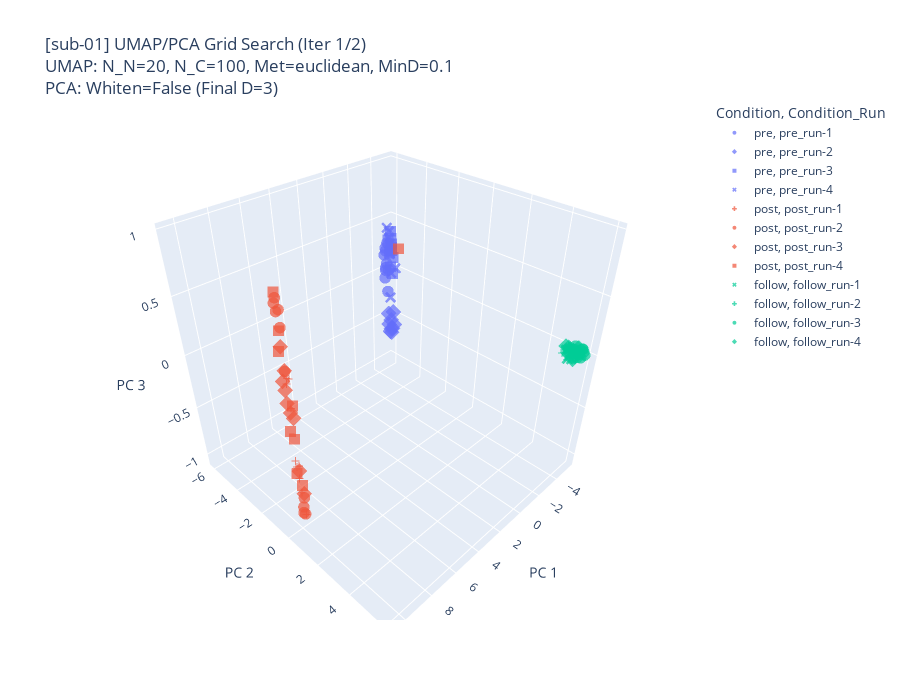
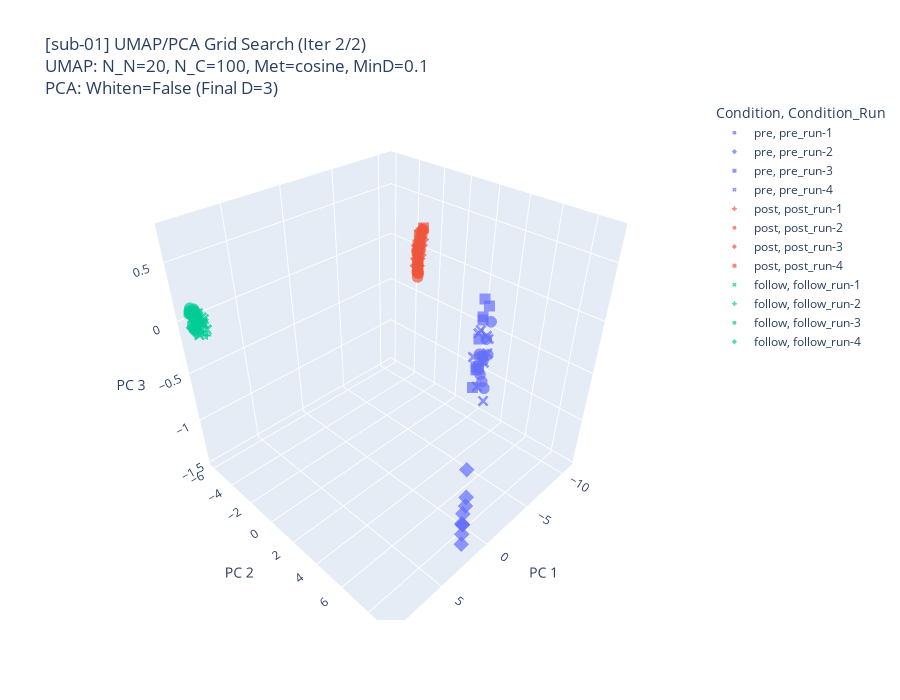

The code cell stored with these charts, in order, in its notebook:
### Code cell
run_hyperparameter_search(
    TARGET_SUBJECT_ID, PSD_DATA_DIR, CONDITIONS, umap_param_grid, pca_param_grid
)

### Figure 1 — Plotly figure (JSON) as saved in the notebook; plotly's stock layout.template omitted (floating-point values rounded to 4 significant figures)
{"data": [{"customdata": [["pre", "run-1"], ["pre", "run-1"], ["pre", "run-1"], ["pre", "run-1"], ["pre", "run-1"], ["pre", "run-1"], ["pre", "run-1"], ["pre", "run-1"], ["pre", "run-1"], ["pre", "run-1"]], "hovertemplate": "Condition=%{customdata[0]}<br>Condition_Run=pre_run-1<br>PC 1=%{x}<br>PC 2=%{y}<br>PC 3=%{z}<br>Run=%{customdata[1]}<extra></extra>", "legendgroup": "pre, pre_run-1", "marker": {"color": "#636efa", "opacity": 0.7, "size": 4, "symbol": "circle"}, "mode": "markers", "name": "pre, pre_run-1", "scene": "scene", "showlegend": true, "type": "scatter3d", "x": [-4.611, -4.627, -4.565, -4.698, -4.655, -4.579, -4.688, -4.698, -4.66, -4.573], "y": [-5.896, -5.911, -5.698, -5.868, -5.932, -5.928, -5.884, -6.003, -6.045, -5.646], "z": [0.2049, 0.009034, -0.1947, 0.2809, 0.03301, -0.06737, 0.07593, 0.2225, 0.1534, 0.0302]}, {"customdata": [["pre", "run-2"], ["pre", "run-2"], ["pre", "run-2"], ["pre", "run-2"], ["pre", "run-2"], ["pre", "run-2"], ["pre", "run-2"], ["pre", "run-2"], ["pre", "run-2"]], "hovertemplate": "Condition=%{customdata[0]}<br>Condition_Run=pre_run-2<br>PC 1=%{x}<br>PC 2=%{y}<br>PC 3=%{z}<br>Run=%{customdata[1]}<extra></extra>", "legendgroup": "pre, pre_run-2", "marker": {"color": "#636efa", "opacity": 0.7, "size": 4, "symbol": "diamond"}, "mode": "markers", "name": "pre, pre_run-2", "scene": "scene", "showlegend": true, "type": "scatter3d", "x": [-4.494, -4.408, -4.412, -4.444, -4.391, -4.468, -4.425, -4.476, -4.457], "y": [-5.376, -5.331, -5.492, -5.299, -5.061, -5.196, -5.201, -5.571, -5.419], "z": [-0.5741, -0.4685, -0.5284, -0.6083, -0.4995, -0.373, -0.5539, -0.4184, -0.6065]}, {"customdata": [["pre", "run-3"], ["pre", "run-3"], ["pre", "run-3"], ["pre", "run-3"], ["pre", "run-3"], ["pre", "run-3"], ["pre", "run-3"], ["pre", "run-3"], ["pre", "run-3"], ["pre", "run-3"]], "hovertemplate": "Condition=%{customdata[0]}<br>Condition_Run=pre_run-3<br>PC 1=%{x}<br>PC 2=%{y}<br>PC 3=%{z}<br>Run=%{customdata[1]}<extra></extra>", "legendgroup": "pre, pre_run-3", "marker": {"color": "#636efa", "opacity": 0.7, "size": 4, "symbol": "square"}, "mode": "markers", "name": "pre, pre_run-3", "scene": "scene", "showlegend": true, "type": "scatter3d", "x": [-4.442, -4.494, -4.52, -4.583, -4.512, -4.605, -4.651, -4.558, -4.591, -4.68], "y": [-5.391, -5.268, -5.658, -5.378, -5.373, -5.606, -5.51, -5.483, -5.457, -5.561], "z": [0.08485, 0.1819, 0.3251, 0.01276, 0.2702, 0.2002, 0.2923, 0.4169, 0.2355, 0.3395]}, {"customdata": [["pre", "run-4"], ["pre", "run-4"], ["pre", "run-4"], ["pre", "run-4"], ["pre", "run-4"], ["pre", "run-4"], ["pre", "run-4"], ["pre", "run-4"], ["pre", "run-4"]], "hovertemplate": "Condition=%{customdata[0]}<br>Condition_Run=pre_run-4<br>PC 1=%{x}<br>PC 2=%{y}<br>PC 3=%{z}<br>Run=%{customdata[1]}<extra></extra>", "legendgroup": "pre, pre_run-4", "marker": {"color": "#636efa", "opacity": 0.7, "size": 4, "symbol": "x"}, "mode": "markers", "name": "pre, pre_run-4", "scene": "scene", "showlegend": true, "type": "scatter3d", "x": [-4.446, -4.45, -4.393, -4.52, -4.602, -4.535, -4.483, -4.649, -4.675], "y": [-5.449, -5.406, -5.431, -5.417, -5.634, -5.529, -5.063, -5.675, -5.852], "z": [0.2303, -0.2322, 0.211, 0.01616, 0.3482, 0.2984, 0.08723, 0.4016, 0.4246]}, {"customdata": [["post", "run-1"], ["post", "run-1"], ["post", "run-1"], ["post", "run-1"], ["post", "run-1"], ["post", "run-1"], ["post", "run-1"], ["post", "run-1"], ["post", "run-1"], ["post", "run-1"]], "hovertemplate": "Condition=%{customdata[0]}<br>Condition_Run=post_run-1<br>PC 1=%{x}<br>PC 2=%{y}<br>PC 3=%{z}<br>Run=%{customdata[1]}<extra></extra>", "legendgroup": "post, post_run-1", "marker": {"color": "#EF553B", "opacity": 0.7, "size": 4, "symbol": "cross"}, "mode": "markers", "name": "post, post_run-1", "scene": "scene", "showlegend": true, "type": "scatter3d", "x": [9.994, 9.453, 10.32, 9.87, 10.18, 10.21, 10.27, 9.747, 9.958, 9.839], "y": [0.04244, -0.2302, 0.4906, 0.08892, 0.4495, 0.409, 0.375, -0.05022, 0.05279, -0.01581], "z": [-0.4139, -1.058, 0.3589, -0.4688, 0.343, 0.1074, 0.304, -0.7673, -0.4744, -0.6074]}, {"customdata": [["post", "run-2"], ["post", "run-2"], ["post", "run-2"], ["post", "run-2"], ["post", "run-2"], ["post", "run-2"], ["post", "run-2"], ["post", "run-2"], ["post", "run-2"], ["post", "run-2"]], "hovertemplate": "Condition=%{customdata[0]}<br>Condition_Run=post_run-2<br>PC 1=%{x}<br>PC 2=%{y}<br>PC 3=%{z}<br>Run=%{customdata[1]}<extra></extra>", "legendgroup": "post, post_run-2", "marker": {"color": "#EF553B", "opacity": 0.7, "size": 4, "symbol": "circle"}, "mode": "markers", "name": "post, post_run-2", "scene": "scene", "showlegend": true, "type": "scatter3d", "x": [9.769, 10.27, 10.39, 9.743, 10.53, 10.36, 9.619, 9.605, 10.5, 10.49], "y": [0.09862, 0.3487, 0.522, -0.09135, 0.5623, 0.5074, -0.1166, -0.2077, 0.5007, 0.426], "z": [-0.8, 0.3981, 0.7332, -0.9878, 0.9396, 0.8501, -1.019, -0.9557, 0.8445, 0.8934]}, {"customdata": [["post", "run-3"], ["post", "run-3"], ["post", "run-3"], ["post", "run-3"], ["post", "run-3"], ["post", "run-3"], ["post", "run-3"], ["post", "run-3"], ["post", "run-3"]], "hovertemplate": "Condition=%{customdata[0]}<br>Condition_Run=post_run-3<br>PC 1=%{x}<br>PC 2=%{y}<br>PC 3=%{z}<br>Run=%{customdata[1]}<extra></extra>", "legendgroup": "post, post_run-3", "marker": {"color": "#EF553B", "opacity": 0.7, "size": 4, "symbol": "diamond"}, "mode": "markers", "name": "post, post_run-3", "scene": "scene", "showlegend": true, "type": "scatter3d", "x": [9.961, 10.32, 10.49, 10.38, 10.3, 10.15, 10.3, 10.18, 9.593], "y": [0.1825, 0.2873, 0.3861, 0.4556, 0.3008, 0.2696, 0.2781, 0.4686, -0.07274], "z": [-0.4987, 0.2501, 0.3413, 0.421, 0.577, 0.05198, 0.142, 0.02928, -0.7951]}, {"customdata": [["post", "run-4"], ["post", "run-4"], ["post", "run-4"], ["post", "run-4"], ["post", "run-4"], ["post", "run-4"], ["post", "run-4"], ["post", "run-4"], ["post", "run-4"]], "hovertemplate": "Condition=%{customdata[0]}<br>Condition_Run=post_run-4<br>PC 1=%{x}<br>PC 2=%{y}<br>PC 3=%{z}<br>Run=%{customdata[1]}<extra></extra>", "legendgroup": "post, post_run-4", "marker": {"color": "#EF553B", "opacity": 0.7, "size": 4, "symbol": "square"}, "mode": "markers", "name": "post, post_run-4", "scene": "scene", "showlegend": true, "type": "scatter3d", "x": [10.15, 10.16, 10.4, -4.435, 10.08, 10.54, 10.49, 9.944, 9.797], "y": [0.1136, 0.4654, 0.4207, -4.809, 0.2339, 0.5445, 0.3533, -0.02575, 0.1136], "z": [-0.1237, 0.1311, 0.7049, 0.294, -0.1846, 0.9758, 0.5583, -0.5513, -0.6685]}, {"customdata": [["follow", "run-1"], ["follow", "run-1"], ["follow", "run-1"], ["follow", "run-1"], ["follow", "run-1"], ["follow", "run-1"], ["follow", "run-1"], ["follow", "run-1"], ["follow", "run-1"], ["follow", "run-1"]], "hovertemplate": "Condition=%{customdata[0]}<br>Condition_Run=follow_run-1<br>PC 1=%{x}<br>PC 2=%{y}<br>PC 3=%{z}<br>Run=%{customdata[1]}<extra></extra>", "legendgroup": "follow, follow_run-1", "marker": {"color": "#00cc96", "opacity": 0.7, "size": 4, "symbol": "x"}, "mode": "markers", "name": "follow, follow_run-1", "scene": "scene", "showlegend": true, "type": "scatter3d", "x": [-5.284, -5.194, -5.105, -5.188, -5.184, -5.14, -5.11, -5.089, -5.178, -5.294], "y": [5.753, 5.438, 5.549, 5.235, 5.275, 5.566, 5.138, 5.307, 5.22, 5.423], "z": [-0.01097, -0.06834, 0.01047, -0.07997, 0.01638, -0.001895, -0.001646, -0.04362, 0.001842, 0.002401]}, {"customdata": [["follow", "run-2"], ["follow", "run-2"], ["follow", "run-2"], ["follow", "run-2"], ["follow", "run-2"], ["follow", "run-2"], ["follow", "run-2"], ["follow", "run-2"], ["follow", "run-2"], ["follow", "run-2"]], "hovertemplate": "Condition=%{customdata[0]}<br>Condition_Run=follow_run-2<br>PC 1=%{x}<br>PC 2=%{y}<br>PC 3=%{z}<br>Run=%{customdata[1]}<extra></extra>", "legendgroup": "follow, follow_run-2", "marker": {"color": "#00cc96", "opacity": 0.7, "size": 4, "symbol": "cross"}, "mode": "markers", "name": "follow, follow_run-2", "scene": "scene", "showlegend": true, "type": "scatter3d", "x": [-5.246, -5.163, -5.115, -5.152, -5.197, -5.2, -5.137, -5.104, -5.145, -5.355], "y": [5.608, 5.253, 5.224, 5.191, 5.226, 5.122, 5.015, 4.966, 5.043, 5.417], "z": [-0.05046, 0.004092, -0.04861, 0.03872, 0.03071, -0.04582, -0.01345, -0.04279, -0.02901, -0.02409]}, {"customdata": [["follow", "run-3"], ["follow", "run-3"], ["follow", "run-3"], ["follow", "run-3"], ["follow", "run-3"], ["follow", "run-3"], ["follow", "run-3"], ["follow", "run-3"], ["follow", "run-3"]], "hovertemplate": "Condition=%{customdata[0]}<br>Condition_Run=follow_run-3<br>PC 1=%{x}<br>PC 2=%{y}<br>PC 3=%{z}<br>Run=%{customdata[1]}<extra></extra>", "legendgroup": "follow, follow_run-3", "marker": {"color": "#00cc96", "opacity": 0.7, "size": 4, "symbol": "circle"}, "mode": "markers", "name": "follow, follow_run-3", "scene": "scene", "showlegend": true, "type": "scatter3d", "x": [-5.269, -5.133, -5.159, -5.219, -5.212, -5.291, -5.318, -5.199, -5.242], "y": [5.84, 5.547, 5.771, 5.836, 5.837, 5.972, 5.887, 5.5, 5.673], "z": [0.05126, 0.03098, 0.008583, -0.02259, 0.056, 0.008276, 0.02738, 0.05568, -0.03434]}, {"customdata": [["follow", "run-4"], ["follow", "run-4"], ["follow", "run-4"], ["follow", "run-4"], ["follow", "run-4"], ["follow", "run-4"], ["follow", "run-4"], ["follow", "run-4"], ["follow", "run-4"]], "hovertemplate": "Condition=%{customdata[0]}<br>Condition_Run=follow_run-4<br>PC 1=%{x}<br>PC 2=%{y}<br>PC 3=%{z}<br>Run=%{customdata[1]}<extra></extra>", "legendgroup": "follow, follow_run-4", "marker": {"color": "#00cc96", "opacity": 0.7, "size": 4, "symbol": "diamond"}, "mode": "markers", "name": "follow, follow_run-4", "scene": "scene", "showlegend": true, "type": "scatter3d", "x": [-5.105, -5.125, -5.263, -5.082, -5.185, -5.28, -5.112, -5.254, -5.181], "y": [5.487, 5.088, 5.457, 5.65, 5.667, 5.168, 5.31, 5.646, 5.466], "z": [-0.03679, 0.0283, -0.07214, 0.01473, 0.003529, 0.01366, 0.02307, 0.04844, 0.01516]}], "layout": {"height": 700, "legend": {"title": {"text": "Condition, Condition_Run"}, "tracegroupgap": 0}, "scene": {"domain": {"x": [0, 1], "y": [0, 1]}, "xaxis": {"title": {"text": "PC 1"}}, "yaxis": {"title": {"text": "PC 2"}}, "zaxis": {"title": {"text": "PC 3"}}}, "title": {"text": "[sub-01] UMAP/PCA Grid Search (Iter 1/2)<br>UMAP: N_N=20, N_C=100, Met=euclidean, MinD=0.1<br>PCA: Whiten=False (Final D=3)"}}}

### Figure 2 — Plotly figure (JSON) as saved in the notebook; plotly's stock layout.template omitted (floating-point values rounded to 4 significant figures)
{"data": [{"customdata": [["pre", "run-1"], ["pre", "run-1"], ["pre", "run-1"], ["pre", "run-1"], ["pre", "run-1"], ["pre", "run-1"], ["pre", "run-1"], ["pre", "run-1"], ["pre", "run-1"], ["pre", "run-1"]], "hovertemplate": "Condition=%{customdata[0]}<br>Condition_Run=pre_run-1<br>PC 1=%{x}<br>PC 2=%{y}<br>PC 3=%{z}<br>Run=%{customdata[1]}<extra></extra>", "legendgroup": "pre, pre_run-1", "marker": {"color": "#636efa", "opacity": 0.7, "size": 4, "symbol": "circle"}, "mode": "markers", "name": "pre, pre_run-1", "scene": "scene", "showlegend": true, "type": "scatter3d", "x": [1.81, 1.674, 1.665, 1.701, 1.526, 1.732, 1.566, 1.603, 1.562, 1.596], "y": [8.774, 8.982, 8.975, 8.863, 9.048, 8.956, 9.079, 8.807, 9.063, 8.853], "z": [0.3498, 0.4681, 0.1463, 0.3378, 0.08955, 0.3113, 0.3546, 0.186, 0.5917, 0.3287]}, {"customdata": [["pre", "run-2"], ["pre", "run-2"], ["pre", "run-2"], ["pre", "run-2"], ["pre", "run-2"], ["pre", "run-2"], ["pre", "run-2"], ["pre", "run-2"], ["pre", "run-2"]], "hovertemplate": "Condition=%{customdata[0]}<br>Condition_Run=pre_run-2<br>PC 1=%{x}<br>PC 2=%{y}<br>PC 3=%{z}<br>Run=%{customdata[1]}<extra></extra>", "legendgroup": "pre, pre_run-2", "marker": {"color": "#636efa", "opacity": 0.7, "size": 4, "symbol": "diamond"}, "mode": "markers", "name": "pre, pre_run-2", "scene": "scene", "showlegend": true, "type": "scatter3d", "x": [1.739, 1.766, 1.81, 1.815, 1.773, 1.708, 1.793, 1.832, 1.754], "y": [8.813, 8.761, 8.737, 8.742, 8.686, 8.78, 8.755, 8.803, 8.793], "z": [-1.021, -1.345, -1.223, -1.109, -0.6562, -0.9346, -1.231, -1.224, -1.463]}, {"customdata": [["pre", "run-3"], ["pre", "run-3"], ["pre", "run-3"], ["pre", "run-3"], ["pre", "run-3"], ["pre", "run-3"], ["pre", "run-3"], ["pre", "run-3"], ["pre", "run-3"], ["pre", "run-3"]], "hovertemplate": "Condition=%{customdata[0]}<br>Condition_Run=pre_run-3<br>PC 1=%{x}<br>PC 2=%{y}<br>PC 3=%{z}<br>Run=%{customdata[1]}<extra></extra>", "legendgroup": "pre, pre_run-3", "marker": {"color": "#636efa", "opacity": 0.7, "size": 4, "symbol": "square"}, "mode": "markers", "name": "pre, pre_run-3", "scene": "scene", "showlegend": true, "type": "scatter3d", "x": [1.854, 1.756, 1.793, 1.715, 1.768, 1.698, 1.742, 1.706, 1.613, 1.565], "y": [8.606, 8.636, 8.662, 8.625, 8.762, 8.732, 8.73, 8.743, 8.695, 8.9], "z": [0.08119, 0.2391, 0.4556, 0.2135, 0.2352, 0.7344, 0.6142, 0.5919, 0.2394, 0.6889]}, {"customdata": [["pre", "run-4"], ["pre", "run-4"], ["pre", "run-4"], ["pre", "run-4"], ["pre", "run-4"], ["pre", "run-4"], ["pre", "run-4"], ["pre", "run-4"], ["pre", "run-4"]], "hovertemplate": "Condition=%{customdata[0]}<br>Condition_Run=pre_run-4<br>PC 1=%{x}<br>PC 2=%{y}<br>PC 3=%{z}<br>Run=%{customdata[1]}<extra></extra>", "legendgroup": "pre, pre_run-4", "marker": {"color": "#636efa", "opacity": 0.7, "size": 4, "symbol": "x"}, "mode": "markers", "name": "pre, pre_run-4", "scene": "scene", "showlegend": true, "type": "scatter3d", "x": [1.784, 1.432, 1.911, 1.459, 1.493, 1.661, 1.577, 1.392, 1.565], "y": [8.627, 9.03, 8.529, 8.871, 9.005, 8.66, 8.702, 8.95, 8.933], "z": [0.491, -0.02301, 0.3167, 0.2732, 0.3572, 0.5094, 0.07693, 0.4533, 0.4828]}, {"customdata": [["post", "run-1"], ["post", "run-1"], ["post", "run-1"], ["post", "run-1"], ["post", "run-1"], ["post", "run-1"], ["post", "run-1"], ["post", "run-1"], ["post", "run-1"], ["post", "run-1"]], "hovertemplate": "Condition=%{customdata[0]}<br>Condition_Run=post_run-1<br>PC 1=%{x}<br>PC 2=%{y}<br>PC 3=%{z}<br>Run=%{customdata[1]}<extra></extra>", "legendgroup": "post, post_run-1", "marker": {"color": "#EF553B", "opacity": 0.7, "size": 4, "symbol": "cross"}, "mode": "markers", "name": "post, post_run-1", "scene": "scene", "showlegend": true, "type": "scatter3d", "x": [-10.59, -10.65, -10.69, -10.64, -10.63, -10.63, -10.68, -10.79, -10.7, -10.77], "y": [-3.257, -3.092, -3.331, -3.204, -3.35, -3.34, -3.327, -3.214, -3.251, -3.192], "z": [-0.00743, 0.1823, -0.1427, 0.02011, -0.0163, -0.1266, 0.1108, 0.1706, -0.03895, 0.1877]}, {"customdata": [["post", "run-2"], ["post", "run-2"], ["post", "run-2"], ["post", "run-2"], ["post", "run-2"], ["post", "run-2"], ["post", "run-2"], ["post", "run-2"], ["post", "run-2"], ["post", "run-2"]], "hovertemplate": "Condition=%{customdata[0]}<br>Condition_Run=post_run-2<br>PC 1=%{x}<br>PC 2=%{y}<br>PC 3=%{z}<br>Run=%{customdata[1]}<extra></extra>", "legendgroup": "post, post_run-2", "marker": {"color": "#EF553B", "opacity": 0.7, "size": 4, "symbol": "circle"}, "mode": "markers", "name": "post, post_run-2", "scene": "scene", "showlegend": true, "type": "scatter3d", "x": [-10.72, -10.56, -10.63, -10.84, -10.53, -10.58, -10.77, -10.75, -10.52, -10.53], "y": [-3.273, -3.244, -3.332, -3.219, -3.29, -3.39, -3.1, -3.141, -3.328, -3.296], "z": [0.1344, -0.2308, -0.2006, 0.1557, -0.2726, -0.03029, 0.2126, 0.203, -0.2199, -0.2298]}, {"customdata": [["post", "run-3"], ["post", "run-3"], ["post", "run-3"], ["post", "run-3"], ["post", "run-3"], ["post", "run-3"], ["post", "run-3"], ["post", "run-3"], ["post", "run-3"]], "hovertemplate": "Condition=%{customdata[0]}<br>Condition_Run=post_run-3<br>PC 1=%{x}<br>PC 2=%{y}<br>PC 3=%{z}<br>Run=%{customdata[1]}<extra></extra>", "legendgroup": "post, post_run-3", "marker": {"color": "#EF553B", "opacity": 0.7, "size": 4, "symbol": "diamond"}, "mode": "markers", "name": "post, post_run-3", "scene": "scene", "showlegend": true, "type": "scatter3d", "x": [-10.77, -10.57, -10.59, -10.69, -10.56, -10.69, -10.74, -10.62, -10.67], "y": [-3.234, -3.361, -3.305, -3.316, -3.331, -3.371, -3.284, -3.327, -3.132], "z": [0.1976, -0.1574, 0.01059, -0.04824, -0.08334, -0.01645, 0.05195, 0.05009, 0.119]}, {"customdata": [["post", "run-4"], ["post", "run-4"], ["post", "run-4"], ["post", "run-4"], ["post", "run-4"], ["post", "run-4"], ["post", "run-4"], ["post", "run-4"], ["post", "run-4"]], "hovertemplate": "Condition=%{customdata[0]}<br>Condition_Run=post_run-4<br>PC 1=%{x}<br>PC 2=%{y}<br>PC 3=%{z}<br>Run=%{customdata[1]}<extra></extra>", "legendgroup": "post, post_run-4", "marker": {"color": "#EF553B", "opacity": 0.7, "size": 4, "symbol": "square"}, "mode": "markers", "name": "post, post_run-4", "scene": "scene", "showlegend": true, "type": "scatter3d", "x": [-10.53, -10.61, -10.54, -10.78, -10.66, -10.51, -10.5, -10.61, -10.61], "y": [-3.304, -3.371, -3.304, -3.066, -3.425, -3.281, -3.296, -3.219, -3.261], "z": [-0.1157, -0.01249, -0.106, 0.231, 0.05013, -0.1927, -0.1358, 0.0691, 0.15]}, {"customdata": [["follow", "run-1"], ["follow", "run-1"], ["follow", "run-1"], ["follow", "run-1"], ["follow", "run-1"], ["follow", "run-1"], ["follow", "run-1"], ["follow", "run-1"], ["follow", "run-1"], ["follow", "run-1"]], "hovertemplate": "Condition=%{customdata[0]}<br>Condition_Run=follow_run-1<br>PC 1=%{x}<br>PC 2=%{y}<br>PC 3=%{z}<br>Run=%{customdata[1]}<extra></extra>", "legendgroup": "follow, follow_run-1", "marker": {"color": "#00cc96", "opacity": 0.7, "size": 4, "symbol": "x"}, "mode": "markers", "name": "follow, follow_run-1", "scene": "scene", "showlegend": true, "type": "scatter3d", "x": [8.973, 8.705, 8.823, 8.731, 8.845, 8.785, 8.721, 8.645, 9.063, 9.123], "y": [-5.726, -5.253, -5.493, -5.349, -5.157, -5.227, -5.013, -5.213, -5.444, -5.751], "z": [0.06685, 0.002228, 0.08503, 0.007709, 0.01202, 0.06132, -0.03568, 0.0414, -0.0983, 0.03804]}, {"customdata": [["follow", "run-2"], ["follow", "run-2"], ["follow", "run-2"], ["follow", "run-2"], ["follow", "run-2"], ["follow", "run-2"], ["follow", "run-2"], ["follow", "run-2"], ["follow", "run-2"], ["follow", "run-2"]], "hovertemplate": "Condition=%{customdata[0]}<br>Condition_Run=follow_run-2<br>PC 1=%{x}<br>PC 2=%{y}<br>PC 3=%{z}<br>Run=%{customdata[1]}<extra></extra>", "legendgroup": "follow, follow_run-2", "marker": {"color": "#00cc96", "opacity": 0.7, "size": 4, "symbol": "cross"}, "mode": "markers", "name": "follow, follow_run-2", "scene": "scene", "showlegend": true, "type": "scatter3d", "x": [8.778, 8.955, 8.794, 9.173, 9.116, 8.846, 9.05, 8.718, 8.737, 9.134], "y": [-5.158, -5.311, -5.31, -5.47, -5.415, -5.145, -5.536, -5.083, -5.092, -5.602], "z": [-0.09229, -0.1032, -0.06347, -0.06237, -0.04794, -0.0826, -0.08279, -0.09853, -0.09508, -0.004558]}, {"customdata": [["follow", "run-3"], ["follow", "run-3"], ["follow", "run-3"], ["follow", "run-3"], ["follow", "run-3"], ["follow", "run-3"], ["follow", "run-3"], ["follow", "run-3"], ["follow", "run-3"]], "hovertemplate": "Condition=%{customdata[0]}<br>Condition_Run=follow_run-3<br>PC 1=%{x}<br>PC 2=%{y}<br>PC 3=%{z}<br>Run=%{customdata[1]}<extra></extra>", "legendgroup": "follow, follow_run-3", "marker": {"color": "#00cc96", "opacity": 0.7, "size": 4, "symbol": "circle"}, "mode": "markers", "name": "follow, follow_run-3", "scene": "scene", "showlegend": true, "type": "scatter3d", "x": [9.106, 9.016, 9.007, 8.869, 9.205, 9.033, 9.134, 9.212, 8.953], "y": [-5.973, -5.893, -5.891, -5.81, -5.925, -5.972, -5.936, -5.781, -5.828], "z": [0.08919, 0.06613, 0.04961, 0.1034, 0.07011, 0.1103, 0.07601, -0.02403, 0.0848]}, {"customdata": [["follow", "run-4"], ["follow", "run-4"], ["follow", "run-4"], ["follow", "run-4"], ["follow", "run-4"], ["follow", "run-4"], ["follow", "run-4"], ["follow", "run-4"], ["follow", "run-4"]], "hovertemplate": "Condition=%{customdata[0]}<br>Condition_Run=follow_run-4<br>PC 1=%{x}<br>PC 2=%{y}<br>PC 3=%{z}<br>Run=%{customdata[1]}<extra></extra>", "legendgroup": "follow, follow_run-4", "marker": {"color": "#00cc96", "opacity": 0.7, "size": 4, "symbol": "diamond"}, "mode": "markers", "name": "follow, follow_run-4", "scene": "scene", "showlegend": true, "type": "scatter3d", "x": [8.821, 9.134, 8.909, 8.862, 9.017, 9.197, 9.118, 9.232, 8.992], "y": [-5.671, -5.615, -5.594, -5.648, -5.799, -5.53, -5.721, -5.704, -5.269], "z": [0.08229, -0.07522, 0.02432, 0.06695, 0.04134, -0.04066, -0.05456, -0.03879, 0.01072]}], "layout": {"height": 700, "legend": {"title": {"text": "Condition, Condition_Run"}, "tracegroupgap": 0}, "scene": {"domain": {"x": [0, 1], "y": [0, 1]}, "xaxis": {"title": {"text": "PC 1"}}, "yaxis": {"title": {"text": "PC 2"}}, "zaxis": {"title": {"text": "PC 3"}}}, "title": {"text": "[sub-01] UMAP/PCA Grid Search (Iter 2/2)<br>UMAP: N_N=20, N_C=100, Met=cosine, MinD=0.1<br>PCA: Whiten=False (Final D=3)"}}}
